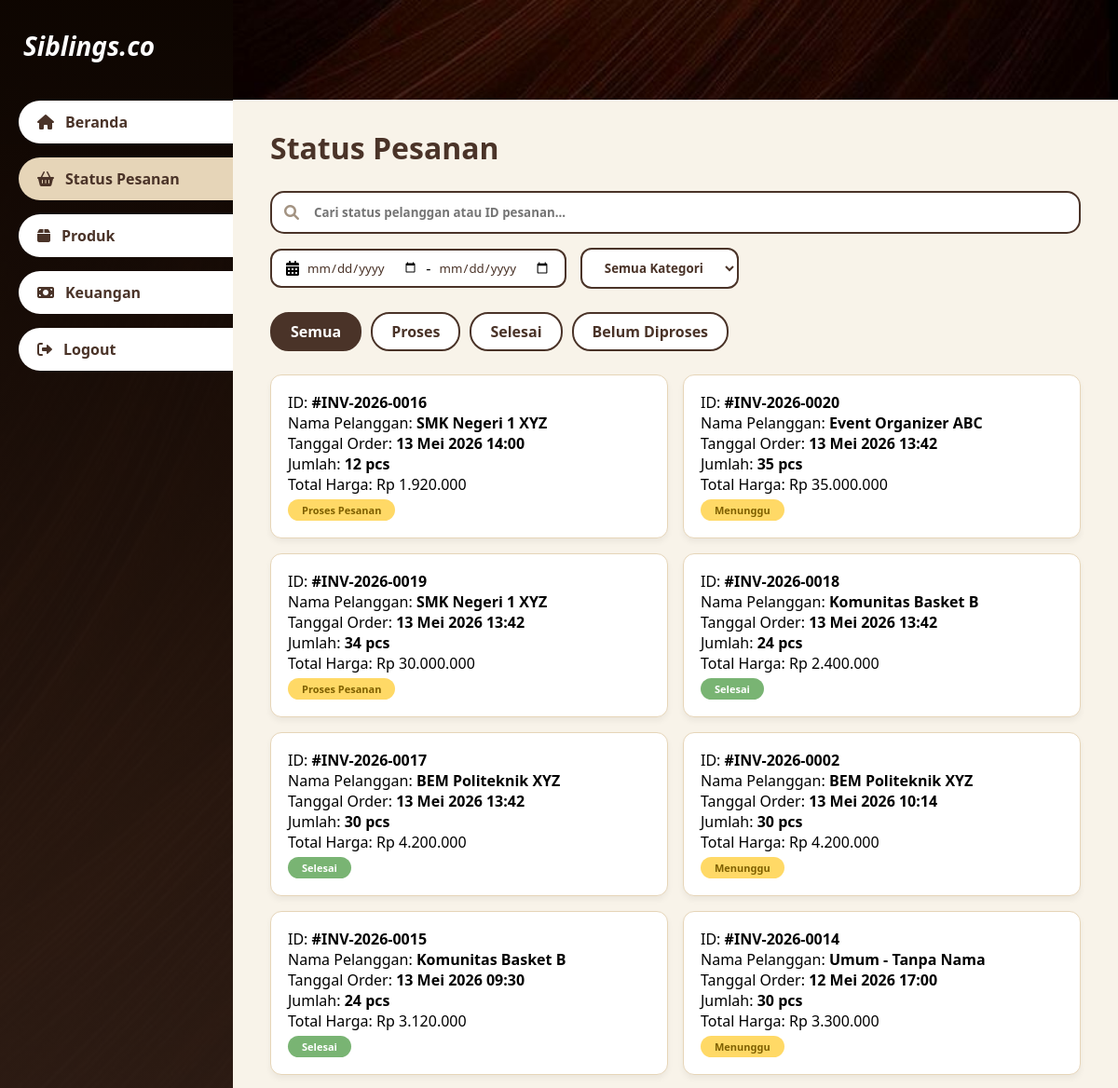
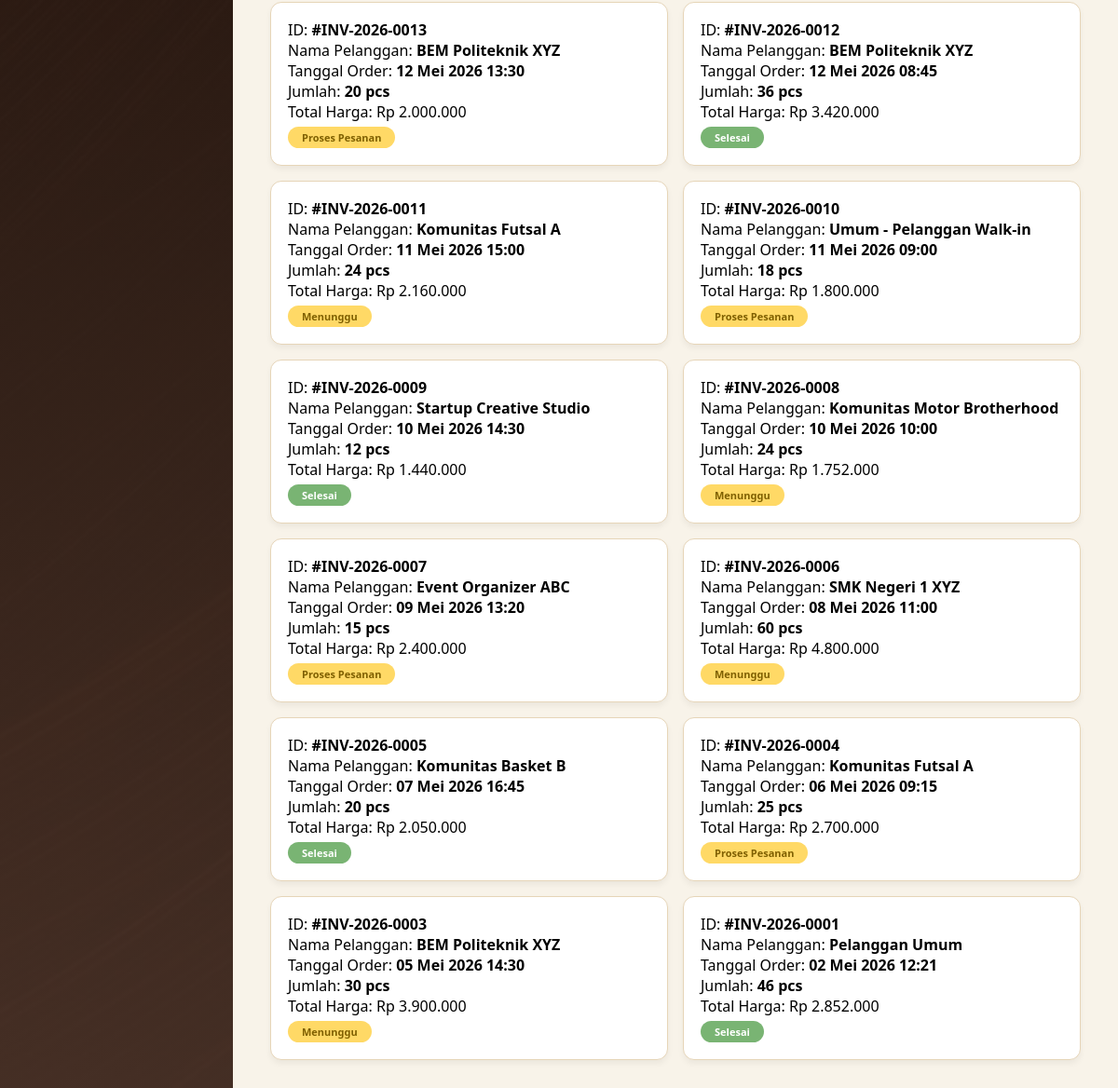
The page /transactions?role=owner (signed in) on the database its author committed (2 pictures, top to bottom).
### tables this page shows
CREATE TABLE `orders` (
  `order_id` int(11) NOT NULL,
  `order_code` varchar(50) NOT NULL,
  `customer_id` int(11) DEFAULT NULL,
  `tanggal_order` datetime NOT NULL,
  `status_order` varchar(30) NOT NULL,
  `catatan` text DEFAULT NULL,
  `total_qty` int(11) NOT NULL DEFAULT 0,
  `subtotal` decimal(12,2) NOT NULL DEFAULT 0.00,
  `total_addon` decimal(12,2) NOT NULL DEFAULT 0.00,
  `grand_total` decimal(12,2) NOT NULL DEFAULT 0.00,
  `user_id` int(11) DEFAULT NULL
);

### app/core/Controller.php (called while the page is built, shortened)
<?php
class Controller
{
    protected function view(string $view, array $data = []): void
    {
        $viewPath = __DIR__ . '/../views/' . str_replace('.', '/', $view) . '.php';
        extract($data, EXTR_SKIP);
        require $viewPath;
    }
}

### app/controllers/TransactionController.php (called while the page is built, shortened)
<?php
class TransactionController extends Controller
{
    private ?TransactionModel $transactions = null;
    public function index(): void
    {
        $sidebarRole = $this->resolveSidebarRole();
        $this->view('transaction.index', [
            'sidebarRole' => $sidebarRole,
            'activeMenu' => 'status',
            'transactions' => $this->transactions()->all(),
        ]);
    }
    private function transactions(): TransactionModel
    {
        if ($this->transactions === null) {
            $this->transactions = new TransactionModel();
        }
        return $this->transactions;
    }
    private function resolveSidebarRole(): string
    {
        $sessionRole = (session_status() === PHP_SESSION_ACTIVE && isset($_SESSION['user']['role']))
            ? $_SESSION['user']['role']
            : null;
        return resolve_sidebar_role($_GET['role'] ?? null, $sessionRole);
    }
}

### app/core/App.php (called while the page is built, shortened)
<?php
class App
{
    public static function run(array $routes): void
    {
        $path = parse_url($_SERVER['REQUEST_URI'] ?? '/', PHP_URL_PATH) ?: '/';
        $path = '/' . trim($path, '/');
        [$controllerClass, $method] = $routes[$path];
        $controller = new $controllerClass();
        $controller->{$method}();
    }
}

### public/index.php (called while the page is built, shortened)
<?php
require_once __DIR__ . '/../app/core/helpers.php';
require_once __DIR__ . '/../app/core/Model.php';
require_once __DIR__ . '/../app/core/Controller.php';
require_once __DIR__ . '/../app/core/App.php';
require_once __DIR__ . '/../app/controllers/TransactionController.php';
$routes = require __DIR__ . '/../app/config/routes.php';
App::run($routes);

### app/core/helpers.php (called while the page is built, shortened)
<?php
if (!function_exists('app_base_url')) {
    function app_base_url(): string
    {
        $scriptName = str_replace('\\', '/', $_SERVER['SCRIPT_NAME'] ?? '');
        $base = rtrim(str_replace('/index.php', '', $scriptName), '/');
        return $base === '/' ? '' : $base;
    }
}
if (!function_exists('url')) {
    function url(string $path = ''): string
    {
        $path = '/' . ltrim($path, '/');
        $base = app_base_url();
        if ($path === '/') {
            return $base === '' ? '/' : $base;
        }
        return $base . $path;
    }
}
if (!function_exists('asset')) {
    function asset(string $path): string
    {
        return url('/assets/' . ltrim($path, '/'));
    }
}
if (!function_exists('e')) {
    function e(mixed $value): string
    {
        return htmlspecialchars((string) $value, ENT_QUOTES, 'UTF-8');
    }
}
if (!function_exists('format_currency')) {
    function format_currency(mixed $value): string
    {
        return 'Rp ' . number_format((float) $value, 0, ',', '.');
    }
}
if (!function_exists('format_date_id')) {
    function format_date_id(mixed $value, bool $includeTime = false): string
    {
        try {
            $date = new DateTime((string) $value);
        } catch (Exception) {
            return '-';
        }
        $months = [
            1 => 'Januari',
            'Februari',
            'Maret',
            'April',
            'Mei',
            'Juni',
            'Juli',
            'Agustus',
            'September',
            'Oktober',
            'November',
            'Desember',
        ];
        return $date->format('d') . ' ' . $months[(int) $date->format('n')] . ' ' . $date->format('Y H:i');
    }
}

### app/core/Model.php (called while the page is built, shortened)
<?php
class Model
{
    public function __construct()
    {
        $config = require __DIR__ . '/../config/database.php';
        $dsn = sprintf(
            '%s:host=%s;port=%d;dbname=%s;charset=%s',
            $config['driver'],
            $config['host'],
            $config['port'],
            $config['database'],
            $config['charset']
        );
        $this->db = new PDO(
            $dsn,
            $config['username'],
            $config['password'],
            $config['options']
        );
    }
}

### app/config/database.php (called while the page is built)
<?php
return [
    "driver" => "mysql",
    "host" => "localhost",
    "port" => 3306,
    "database" => "si_siblings",
    "username" => "root",
    "password" => "",
    "charset" => "utf8mb4",
    "options" => [
        PDO::ATTR_ERRMODE => PDO::ERRMODE_EXCEPTION,
        PDO::ATTR_DEFAULT_FETCH_MODE => PDO::FETCH_ASSOC,
        PDO::ATTR_EMULATE_PREPARES => false,
    ],
];

### app/models/TransactionModel.php (called while the page is built, shortened)
<?php
class TransactionModel extends Model
{
    public function all(): array
    {
        $statement = $this->db->query(
            'SELECT
                o.order_id,
                o.order_code,
                o.tanggal_order,
                o.status_order,
                o.total_qty,
                o.grand_total,
                COALESCE(NULLIF(TRIM(c.nama), \'\'), \'Pelanggan Umum\') AS customer_name
            FROM orders o
            LEFT JOIN (
                SELECT customer_id, MAX(nama) AS nama
                FROM customers
                GROUP BY customer_id
            ) c ON c.customer_id = o.customer_id
            ORDER BY o.tanggal_order DESC, o.order_id DESC'
        );
        return $statement->fetchAll();
    }
}

### app/views/transaction/index.php (the view, shortened to what this page needs)
<!DOCTYPE html>
<html lang="id">
<head>
    <link rel="stylesheet" href="https://cdnjs.cloudflare.com/ajax/libs/font-awesome/6.0.0/css/all.min.css">
    <link rel="stylesheet" href="<?= asset("css/transactions.css") ?>">
</head>
<body>
    <?php
    $statusMap = [
        "pending" => [
            "label" => "Menunggu",
            "class" => "status-proses",
            "group" => "proses",
        ],
        "processing" => [
            "label" => "Proses Pesanan",
            "class" => "status-proses",
            "group" => "proses",
        ],
        "done" => [
            "label" => "Selesai",
            "class" => "status-selesai",
            "group" => "selesai",
        ],
        "cancelled" => [
            "label" => "Dibatalkan",
            "class" => "status-proses",
            "group" => "proses",
        ],
    ];
    ?>
    <div class="container">
        <?php include __DIR__ . "/includes/sidebar.php"; ?>
        <main class="main-content">
            <?php include __DIR__ . "/includes/header.php"; ?>
            <div class="content-padding">
                <h1>Status Pesanan</h1>
                <div class="filter-wrapper">
                    <div class="filter-row-top">
                        <div class="search-wrapper" style="flex: 1;">
                            <i class="fas fa-search"></i>
                            <input type="text" placeholder="Cari status pelanggan atau ID pesanan...">
                        </div>
                    </div>
                    <div class="filter-row-bottom">
                        <div class="date-filter-simple">
                            <i class="fas fa-calendar-alt"></i>
                            <input type="date" title="Mulai Tanggal">
                            <span class="date-separator">-</span>
                            <input type="date" title="Sampai Tanggal">
                        </div>
                        <select class="category-filter">
                            <option value="">Semua Kategori</option>
                        </select>
                    </div>
                    <div class="filter-tabs">
                        <div class="tab active">Semua</div>
                        <div class="tab">Proses</div>
                        <div class="tab">Selesai</div>
                         <div class="tab">Belum Diproses</div>
                    </div>
                </div>
                <div class="order-grid">
                    <?php if (!empty($transactions)): ?>
                        <?php foreach ($transactions as $transaction): ?>
                            <?php $status = $statusMap[
                                $transaction["status_order"]
                            ] ?? [
                                "label" => "Status Tidak Diketahui",
                                "class" => "status-proses",
                                "group" => "proses",
                            ]; ?>
                            <div class="order-card" data-status-group="<?= e(
                                $status["group"],
                            ) ?>">
                                <div class="order-info">
                                    <p>ID: <strong>#<?= e(
                                        $transaction["order_code"],
                                    ) ?></strong></p>
                                    <p>Nama Pelanggan: <strong><?= e(
                                        $transaction["customer_name"],
                                    ) ?></strong></p>
                                    <p>Tanggal Order: <strong><?= e(
                                        format_date_id(
                                            $transaction["tanggal_order"],
                                            true,
                                        ),
                                    ) ?></strong></p>
                                    <p>Jumlah: <strong><?= e(
                                        $transaction["total_qty"],
                                    ) ?> pcs</strong></p>
                                    <p>Total Harga: <span class="price-tag"><?= e(
                                        format_currency(
                                            $transaction["grand_total"],
                                        ),
                                    ) ?></span></p>
                                    <div class="status-badge <?= e(
                                        $status["class"],
                                    ) ?>"><?= e($status["label"]) ?></div>
                                </div>
                            </div>
                        <?php endforeach; ?>
                    <?php endif; ?>
                </div>
            </div>
        </main>
    </div>
</body>
</html>

### rows shown on the page
orders: order_code "INV-2026-0016", customer_name "SMK Negeri 1 XYZ", tanggal_order "13 Mei 2026 14:00", total_qty "12", grand_total "Rp 1.920.000", status_order "Proses Pesanan"
orders: order_code "INV-2026-0020", customer_name "Event Organizer ABC", tanggal_order "13 Mei 2026 13:42", total_qty "35", grand_total "Rp 35.000.000", status_order "Menunggu"
orders: order_code "INV-2026-0019", customer_name "SMK Negeri 1 XYZ", tanggal_order "13 Mei 2026 13:42", total_qty "34", grand_total "Rp 30.000.000", status_order "Proses Pesanan"
orders: order_code "INV-2026-0018", customer_name "Komunitas Basket B", tanggal_order "13 Mei 2026 13:42", total_qty "24", grand_total "Rp 2.400.000", status_order "Selesai"
orders: order_code "INV-2026-0017", customer_name "BEM Politeknik XYZ", tanggal_order "13 Mei 2026 13:42", total_qty "30", grand_total "Rp 4.200.000", status_order "Selesai"
orders: order_code "INV-2026-0002", customer_name "BEM Politeknik XYZ", tanggal_order "13 Mei 2026 10:14", total_qty "30", grand_total "Rp 4.200.000", status_order "Menunggu"
orders: order_code "INV-2026-0015", customer_name "Komunitas Basket B", tanggal_order "13 Mei 2026 09:30", total_qty "24", grand_total "Rp 3.120.000", status_order "Selesai"
orders: order_code "INV-2026-0014", customer_name "Umum - Tanpa Nama", tanggal_order "12 Mei 2026 17:00", total_qty "30", grand_total "Rp 3.300.000", status_order "Menunggu"
orders: order_code "INV-2026-0013", customer_name "BEM Politeknik XYZ", tanggal_order "12 Mei 2026 13:30", total_qty "20", grand_total "Rp 2.000.000", status_order "Proses Pesanan"
orders: order_code "INV-2026-0012", customer_name "BEM Politeknik XYZ", tanggal_order "12 Mei 2026 08:45", total_qty "36", grand_total "Rp 3.420.000", status_order "Selesai"
orders: order_code "INV-2026-0011", customer_name "Komunitas Futsal A", tanggal_order "11 Mei 2026 15:00", total_qty "24", grand_total "Rp 2.160.000", status_order "Menunggu"
orders: order_code "INV-2026-0010", customer_name "Umum - Pelanggan Walk-in", tanggal_order "11 Mei 2026 09:00", total_qty "18", grand_total "Rp 1.800.000", status_order "Proses Pesanan"
orders: order_code "INV-2026-0009", customer_name "Startup Creative Studio", tanggal_order "10 Mei 2026 14:30", total_qty "12", grand_total "Rp 1.440.000", status_order "Selesai"
orders: order_code "INV-2026-0008", customer_name "Komunitas Motor Brotherhood", tanggal_order "10 Mei 2026 10:00", total_qty "24", grand_total "Rp 1.752.000", status_order "Menunggu"
orders: order_code "INV-2026-0007", customer_name "Event Organizer ABC", tanggal_order "09 Mei 2026 13:20", total_qty "15", grand_total "Rp 2.400.000", status_order "Proses Pesanan"
orders: order_code "INV-2026-0006", customer_name "SMK Negeri 1 XYZ", tanggal_order "08 Mei 2026 11:00", total_qty "60", grand_total "Rp 4.800.000", status_order "Menunggu"
orders: order_code "INV-2026-0005", customer_name "Komunitas Basket B", tanggal_order "07 Mei 2026 16:45", total_qty "20", grand_total "Rp 2.050.000", status_order "Selesai"
orders: order_code "INV-2026-0004", customer_name "Komunitas Futsal A", tanggal_order "06 Mei 2026 09:15", total_qty "25", grand_total "Rp 2.700.000", status_order "Proses Pesanan"
orders: order_code "INV-2026-0003", customer_name "BEM Politeknik XYZ", tanggal_order "05 Mei 2026 14:30", total_qty "30", grand_total "Rp 3.900.000", status_order "Menunggu"
orders: order_code "INV-2026-0001", customer_name "Pelanggan Umum", tanggal_order "02 Mei 2026 12:21", total_qty "46", grand_total "Rp 2.852.000", status_order "Selesai"

### other values the page prints
$menu['label'] "Beranda"
$menu['label'] "Status Pesanan"
$menu['label'] "Produk"
$menu['label'] "Keuangan"
$menu['label'] "Logout"
